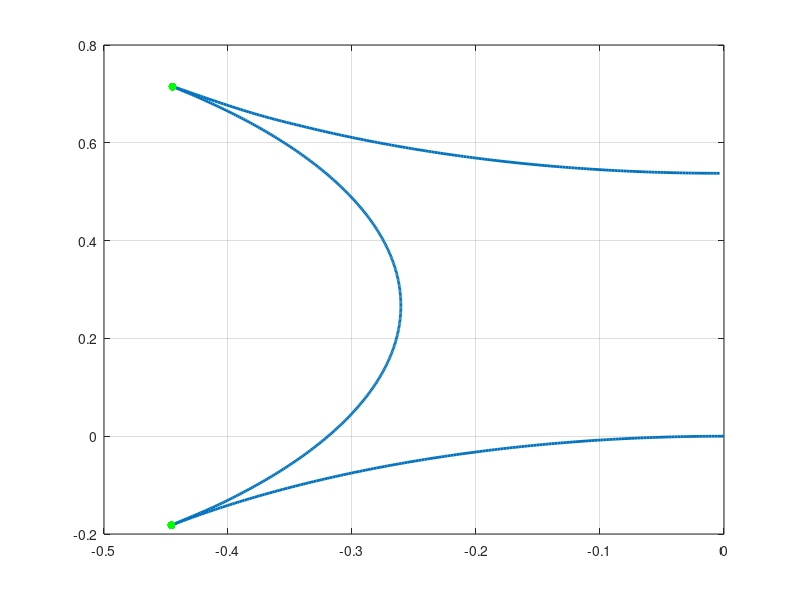

Write the MATLAB code that produced this figure. (Note: this script raises an error after producing the figure.)
path = "../docs/S0001-Resumen-19-11-2020/imgs/T01/";

tspan = linspace(0,pi,800);

ft = (tspan>pi/4).*(tspan<(3*pi/4))
ft = 2*ft - 1;
f = @(t) interp1(tspan,ft,t);

pt =find(diff(ft));

dyn = @(t,x) (2/pi)*f(t)*[ cos(t); sin(t)];

x0 = [0;0];

[~,xt] = ode45(dyn,tspan,x0);


xT = (2/pi)*trapz(tspan,cos(tspan).*ft);
yT = (2/pi)*trapz(tspan,sin(tspan).*ft);

%%
figure(1)
clf 
grid on
box
hold on
plot(xt(:,1),xt(:,2),'LineWidth',2)


swp = plot(xt(pt,1),xt(pt,2),'marker','.','LineStyle','none','MarkerSize',18,'Color','g')
swp.Parent.FontSize = 15;
yline(0)
xline(0)

initp = plot(xt(1,1),xt(1,2),'Marker','.','MarkerSize',18,'Color','r','LineStyle','none');
endp  = plot(xt(end,1),xt(end,2),'Marker','.','MarkerSize',18,'Color','k','LineStyle','none');

legend([initp,endp,swp(1)],{'$\tau = 0$','$\tau = \pi$','switching'},'FontSize',18,'Interpreter','latex','Location','south')
xlim([-0.5 0.3])
ylim([-0.4 0.9])

%title("Dynamical System","Interpreter","latex",'FontSize',21)
xlabel('$\alpha_1$','Interpreter','latex','FontSize',21)
ylabel('$\beta_1$','Interpreter','latex','FontSize',21)

print('../docs/D0002-OptimalControlOpenLoop/img/sys.eps','-depsc')
figure(2)
clf 
box
grid on
hold on
plot(tspan,ft,'LineWidth',2);
initp = plot(tspan(1),ft(1),'Marker','.','MarkerSize',18,'color','r','LineStyle','none');
endp = plot(tspan(end),ft(end),'Marker','.','MarkerSize',18,'Color','k','LineStyle','none');
endp.Parent.FontSize = 15;

yline(0)
for ii = pt
   swp = xline(tspan(ii),'LineWidth',1,'Color','g') 
end

legend([initp,endp,swp(1)],{'$\tau = 0$','$\tau = \pi$','switching'},'FontSize',18,'Interpreter','latex','Location','south')

%title("Control",'Interpreter','latex','FontSize',21)
xlabel("\tau",'FontSize',21)
ylabel("$f(\tau)$",'Interpreter','latex','FontSize',21)

xticks([0 pi/4 pi/2 3*pi/4 pi])
xticklabels({'0','\pi/4','\pi/2','3\pi/2','\pi'})
ylim([-1.5 1.5])
xlim([0 pi])
print('../docs/D0002-OptimalControlOpenLoop/img/con.eps','-depsc')